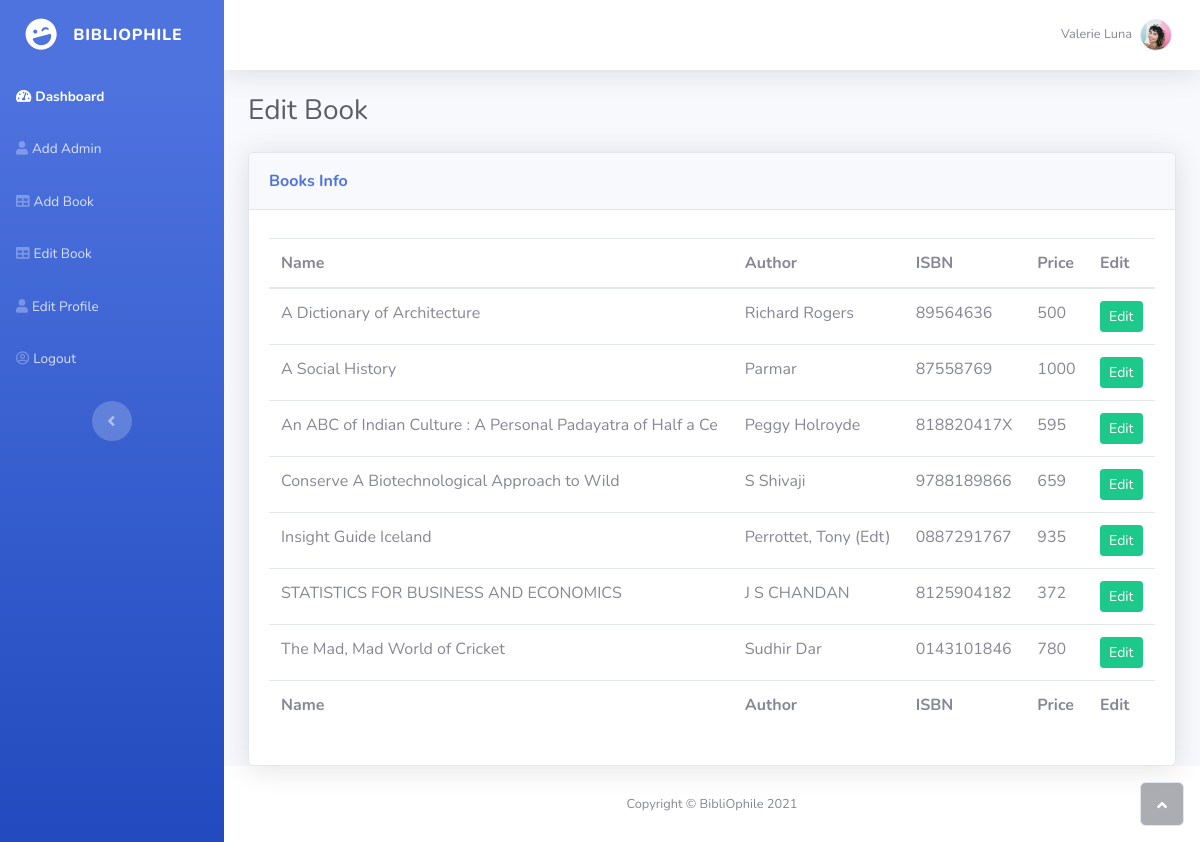
Screenshot of /admin/table.php (signed in) with the database file from the repository.
### tables this page shows
CREATE TABLE IF NOT EXISTS `books` (
  `ID` int(11) NOT NULL AUTO_INCREMENT,
  `ISBN` varchar(20) NOT NULL DEFAULT 'NONE',
  `Name` varchar(256) NOT NULL DEFAULT 'NONE',
  `Description` text NOT NULL,
  `Price` int(11) NOT NULL DEFAULT '0',
  `Img` text NOT NULL,
  `Author` varchar(256) NOT NULL DEFAULT 'None',
  PRIMARY KEY (`ID`)
);

### admin/table.php (the view, shortened to what this page needs)
<?php
require_once "connection.php";
?>
<!DOCTYPE html>
<html>
<head>
    <link rel="stylesheet" href="assets/bootstrap/css/bootstrap.min.css">
    <link rel="stylesheet" href="assets/fonts/fontawesome-all.min.css">
    <link rel="stylesheet" href="assets/fonts/font-awesome.min.css">
    <link rel="stylesheet" href="assets/fonts/fontawesome5-overrides.min.css">
    <link rel="stylesheet" href="assets/css/Contact-Form-Clean.css">
</head>
<body id="page-top">
    <div id="wrapper">
        <nav class="navbar navbar-dark align-items-start sidebar sidebar-dark accordion bg-gradient-primary p-0">
            <div class="container-fluid d-flex flex-column p-0"><a class="navbar-brand d-flex justify-content-center align-items-center sidebar-brand m-0" href="#">
                    <div class="sidebar-brand-icon rotate-n-15"><i class="fas fa-laugh-wink"></i></div>
                    <div class="sidebar-brand-text mx-3"><span>BibliOphile</span></div>
                </a>
                <ul class="navbar-nav text-light" id="accordionSidebar">
                <li class="nav-item"><a class="nav-link active" href="index.php"><i class="fas fa-tachometer-alt"></i><span>Dashboard</span></a></li>
                    <li class="nav-item"><a class="nav-link" href="addadmin.php"><i class="fas fa-user"></i><span>Add Admin</span></a></li>
                    <li class="nav-item"><a class="nav-link" href="addbook.php"><i class="fas fa-table"></i><span>Add Book</span></a></li>
                    <li class="nav-item"><a class="nav-link" href="table.php"><i class="fas fa-table"></i><span>Edit Book</span></a></li>
                    <li class="nav-item"><a class="nav-link" href="profile.php"><i class="fas fa-user"></i><span>Edit Profile</span></a></li>
                    <li class="nav-item"><a class="nav-link" href="logout.php"><i class="far fa-user-circle"></i><span>Logout</span></a></li>
                </ul>
                <div class="text-center d-none d-md-inline"><button class="btn rounded-circle border-0" id="sidebarToggle" type="button"></button></div>
            </div>
        </nav>
        <div class="d-flex flex-column" id="content-wrapper">
            <div id="content">
                <nav class="navbar navbar-light navbar-expand bg-white shadow mb-4 topbar static-top">
                    <div class="container-fluid">
                        <ul class="navbar-nav flex-nowrap ml-auto">
                            <li class="nav-item dropdown no-arrow">
                                <div class="nav-item dropdown no-arrow"><a class="dropdown-toggle nav-link" aria-expanded="false" data-toggle="dropdown" href="#"><span class="d-none d-lg-inline mr-2 text-gray-600 small">Valerie Luna</span><img class="border rounded-circle img-profile" src="assets/img/avatars/avatar1.jpeg"></a>
                                </div>
                            </li>
                        </ul>
                    </div>
                </nav>
                <div class="container-fluid">
                    <h3 class="text-dark mb-4">Edit Book</h3>
                    <div class="card shadow">
                        <div class="card-header py-3">
                            <p class="text-primary m-0 font-weight-bold">Books Info</p>
                        </div>
                        <div class="card-body">
                            <div class="table-responsive table mt-2" id="dataTable" role="grid" aria-describedby="dataTable_info">
                                <table class="table my-0" id="dataTable">
                                    <thead>
                                        <tr>
                                            <th>Name</th>
                                            <th>Author</th>
                                            <th>ISBN</th>
                                            <th>Price</th>
                                            <th>Edit</th>
                                        </tr>
                                    </thead>
                                    <tbody>
                                    <?php
                                        $sql = "SELECT * FROM `books` ORDER BY `books`.`Name` ASC";
                                        if($result = mysqli_query($conn, $sql)) {
                                            if (mysqli_num_rows($result) > 0) {
                                                while($row = mysqli_fetch_assoc($result)) {
                                                    echo '
                                                        <tr>
                                                            <td>'. $row["Name"] .'</td>
                                                            <td>'. $row["Author"] .'</td>
                                                            <td>'. $row["ISBN"] .'</td>
                                                            <td>'. $row["Price"] .'</td>
                                                            <td><a class="btn btn-success btn-sm" href="editbook.php?isbn='. $row["ISBN"] .'">Edit</a></td>
                                                        </tr>
                                                        ';
                                                }
                                            }
                                        }
                                    ?>
                                    </tbody>
                                    <tfoot>
                                        <tr>
                                            <td><strong>Name</strong></td>
                                            <td><strong>Author</strong></td>
                                            <td><strong>ISBN</strong></td>
                                            <td><strong>Price</strong></td>
                                            <td><strong>Edit</strong></td>
                                        </tr>
                                    </tfoot>
                                </table>
                            </div>
                        </div>
                    </div>
                </div>
            </div>
            <footer class="bg-white sticky-footer">
                <div class="container my-auto">
                    <div class="text-center my-auto copyright"><span>Copyright © BibliOphile 2021</span></div>
                </div>
            </footer>
        </div><a class="border rounded d-inline scroll-to-top" href="#page-top"><i class="fas fa-angle-up"></i></a>
    </div>
</body>
</html>

### rows the page displays
books: Name "A Dictionary of Architecture", Author "Richard Rogers", ISBN "89564636", Price "500"
books: Name "A Social History", Author "Parmar", ISBN "87558769", Price "1000"
books: Name "An ABC of Indian Culture : A Personal Padayatra of Half a Ce", Author "Peggy Holroyde", ISBN "818820417X", Price "595"
books: Name "Conserve A Biotechnological Approach to Wild", Author "S Shivaji", ISBN "9788189866", Price "659"
books: Name "Insight Guide Iceland", Author "Perrottet, Tony (Edt)", ISBN "0887291767", Price "935"
books: Name "STATISTICS FOR BUSINESS AND ECONOMICS", Author "J S CHANDAN", ISBN "8125904182", Price "372"
books: Name "The Mad, Mad World of Cricket", Author "Sudhir Dar", ISBN "0143101846", Price "780"
